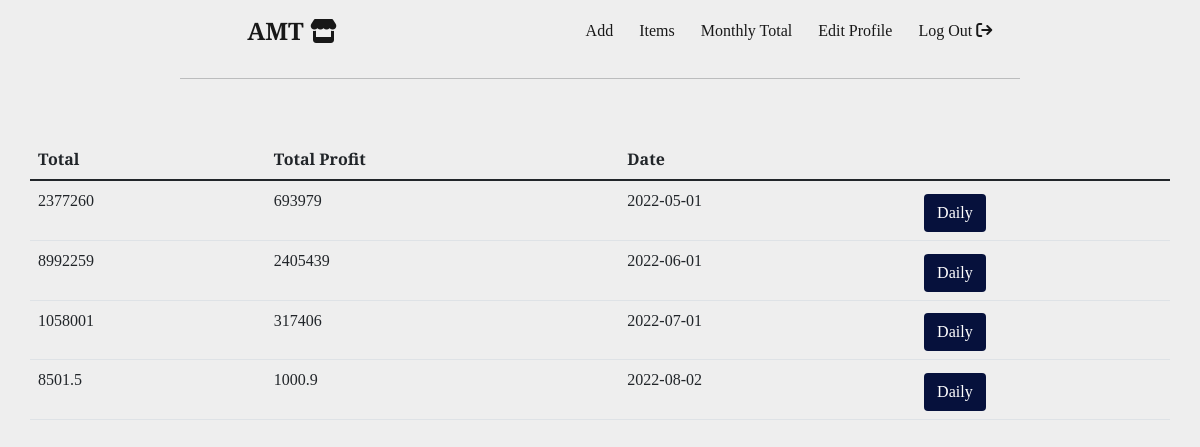
/monthly_total (signed in), run on an earlier commit of the app's database.
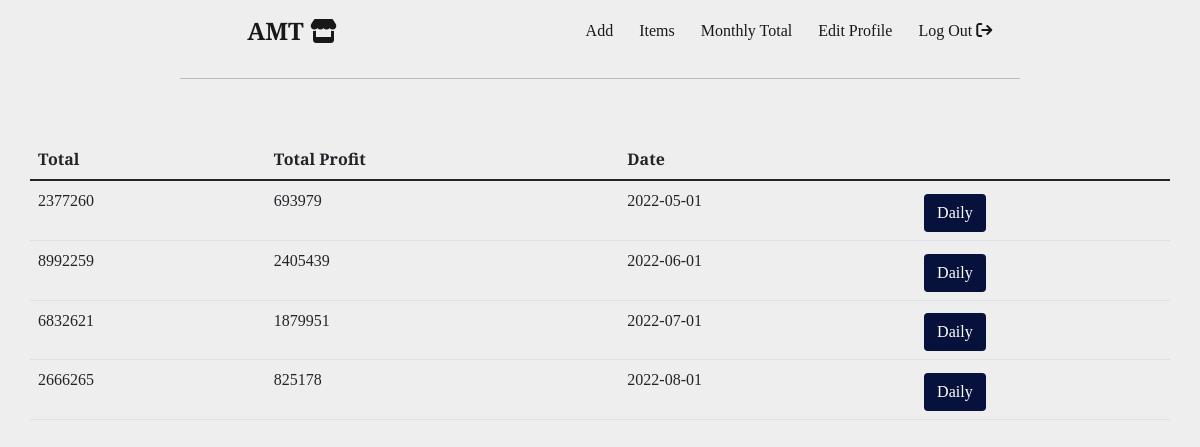
And on a later commit of the database.
### main.py (models this page shows)
class MonthlyTotal(db.Model):
    id = db.Column(db.Integer, primary_key=True)
    total = db.Column(db.Float, nullable=False)
    total_profit = db.Column(db.Float, nullable=False)
    date = db.Column(db.Date, nullable=False, unique=True)

### main.py (the view)
@app.route('/monthly_total')
@admin_only
def monthly_total():
    sold_item = Sale.query.all()
    total = MonthlyTotal.query.all()
    month, year = datetime.now().month, datetime.now().year
    sold_items1 = [i for i in sold_item if i.date.year ==
                   year and i.date.month == month]
    total1 = [i for i in total if i.date.year ==
              year and i.date.month == month]
    total_money, total_profit = 0, 0
    for i in sold_items1:
        total_money += i.price
        total_profit += i.total
    if not total1:
        add_total = MonthlyTotal(
            total=total_money,
            total_profit=total_profit,
            date=datetime.now()
        )
        db.session.add(add_total)
        db.session.commit()
    else:
        for i in total1:
            i.total = total_money
            i.total_profit = total_profit
            db.session.commit()
    new_total = MonthlyTotal.query.all()
    return render_template('total.html', total=new_total)

### main.py (called while the page is built)
@login_manager.user_loader
def load_user(user):
    return User.query.get(int(user))

def admin_only(f):
    @wraps(f)
    def decorated_function(*args, **kwargs):
        if not current_user.is_anonymous:
            if current_user.id != 1:
                return abort(403)
            return f(*args, **kwargs)
        return abort(403)
    return decorated_function

### templates/total.html
{% include 'header.html' %}
<table class="table container sale-table">
    <thead>
    <tr>
        <th scope="col">Total</th>
        <th scope="col">Total Profit</th>
        <th scope="col">Date</th>
    </tr>
    </thead>
    <tbody>
    {% for i in total:%}
    <tr>
        <td>{% if i.total.is_integer() %}
            {{ i.total|int }}
            {% else %}
            {{ i.total }}
            {% endif %}
        </td>
        <td>{% if i.total_profit.is_integer() %}
            {{ i.total_profit|int }}
            {% else %}
            {{ i.total_profit }}
            {% endif %}
        </td>
        <td>{{ i.date }}</td>
        <td><a class='btn search-button' id="submit" href="{{ url_for('daily_total', year_month=i.date) }}">Daily</a>
        </td>
    </tr>
    {% endfor %}
    </tbody>
</table>
{% include 'footer.html' %}

What changed in the data, as far as the page shows it:
changed MonthlyTotal (number 3 of 4 on the later page): total "1058001" → "6832621"; total_profit "317406" → "1879951"
changed MonthlyTotal (number 4 of 4 on the later page): date "2022-08-02" → "2022-08-01"; total "8501.5" → "2666265"; total_profit "1000.9" → "825178"
